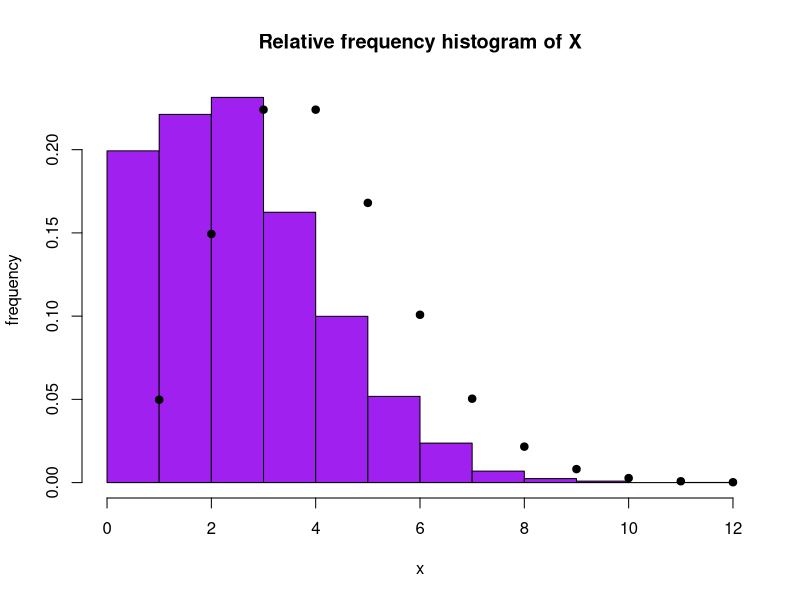
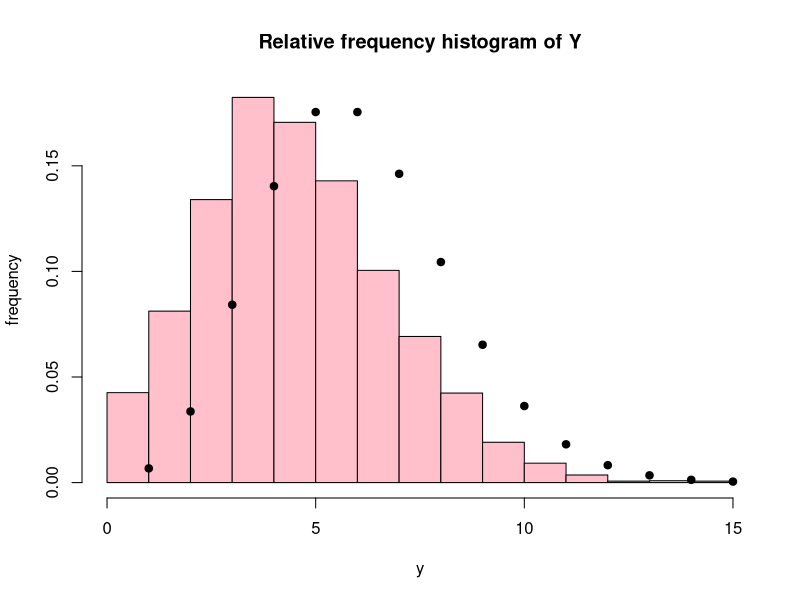
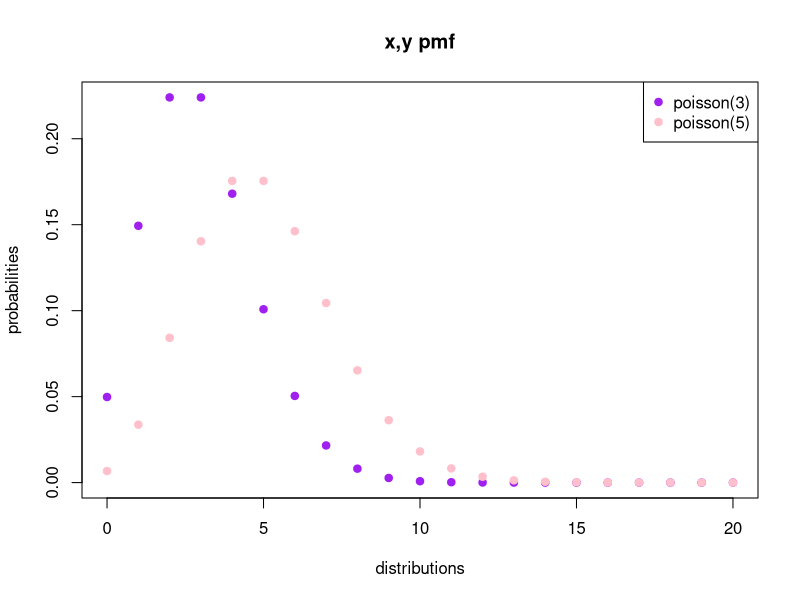
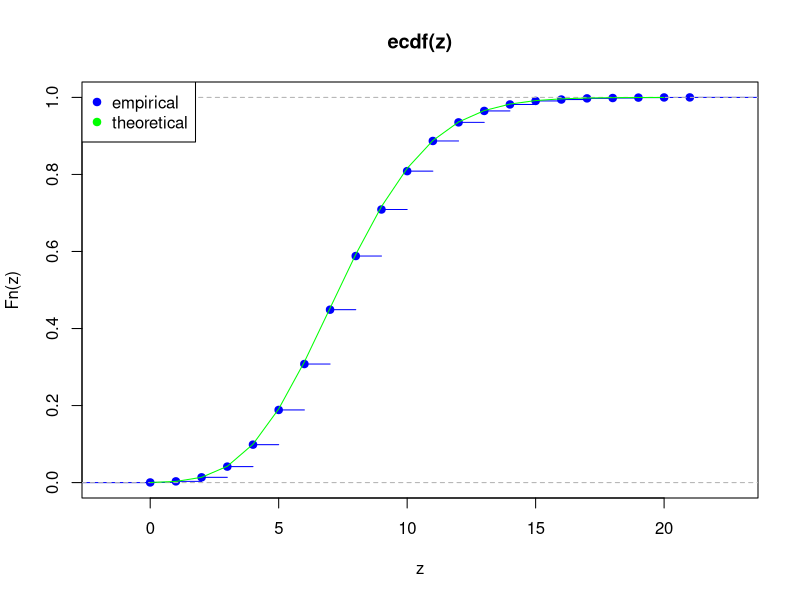

Write R code to recreate these figures, in order.
#Part a
#ii)
#lambda = 8
#P(Z <= 6), P(Z > 4), P( 3<=Z <= 8)
?poisson
?dpois
?ppois

#P(Z <= 6)
ppois(q=6, lambda = 8, lower.tail = TRUE)
#check: 1- P(Z > 6)
1 - ppois(q = 6, lambda = 8, lower.tail = FALSE)

#P(Z > 4)
ppois(q = 4, lambda = 8, lower.tail = FALSE)
#check: 1 - P(Z = 4, Z =3, Z= 2, Z=1, Z=0)
1 - sum(dpois(x = 0:4, lambda = 8))

#P( 3 <= Z <= 8)
#so P( Z=3, Z = 4, Z = 5, Z = 6, Z = 7, Z =8)
sum(dpois(x = 3:8, lambda = 8))
#check:
1 - ppois(q = 8, lambda = 8, lower.tail = FALSE) - ppois(q = 2, lambda = 8, lower.tail = TRUE)


#Part b 
#i)
#create objects for both distributions
poisson3 <- rpois(n = 10000, lambda = 3)
poisson5 <- rpois(n = 10000, lambda = 5)
  
x <- sample(poisson3, size = 10000, replace = TRUE)
xresults <- data.frame(x)
View(xresults)

y <- sample(poisson5, size = 10000, replace = TRUE)
yresults <- data.frame(y)
View(yresults)

poissondist <- function() {
  data.frame(x, y)
}

results <- poissondist()
View(results)

#ii)
#relative frequency histogram for x and y respectively
xhist <- hist(x, freq = FALSE,
     main = "Relative frequency histogram of X",
     xlab = "x",
     ylab = "frequency",
     col = "purple")

points(dpois(0:10000, x = 0:10000, lambda = 3), pch = 19, col = "black")
xpmf <- dpois(x = 0:10000, lambda = 3)
head(xpmf)


yhist <- hist(y, freq = FALSE,
     main = "Relative frequency histogram of Y",
     xlab = "y",
     ylab = "frequency",
     col = "pink")

points(dpois(0:10000, x = 0:10000, lambda = 5),pch =19, col = "black")
ypmf <- dpois(x = 0:10000, lambda = 5)
head(ypmf)

#plot both x and y pmf on the same axis
plot(0:10000, xpmf, col = "purple", xlim =c(0, 20),pch = 19, xlab = "distributions", main = "x,y pmf",ylab = "probabilities")
points(0:10000, ypmf, col = "pink", pch = 19)
legend("topright",c("poisson(3)", "poisson(5)"),pch = c(19, 19), col = c("purple", "pink"))


#iii
#adding x and y. from part a, POI(3 +5) = POI(8) so lambda = mean = var = 8
z = x + y
mean(z)
var(z)


#iv 
#plotting empirical and theoretical cumulative dist. function
empiricalcdf <- ecdf(z)
plot(empiricalcdf, col = "blue", xlab = "z", ylab = "Fn(z)")
lines(seq(0, 20, by=1), ppois(seq(0, 20, by=1),lambda = 8),col="green")
legend("topleft",c("empirical", "theoretical"),pch = c(19, 19), col = c("blue", "green"))
#both plots are very close, they overlap
#check both plots aren't identical: 
empiricalcdf(5)
ppois(5, lambda = 8)


#v
#using empirical cdf to calculate P(3<= z <= 8) from part a
empiricalcdf(8) - empiricalcdf(2)
#cumulative add everything below and including 8. same with 2. so minus ecdf(2) from ecdf(8) to get rid of overlap
#check the theoretical
sum(dpois(x = 3:8, lambda = 8))
